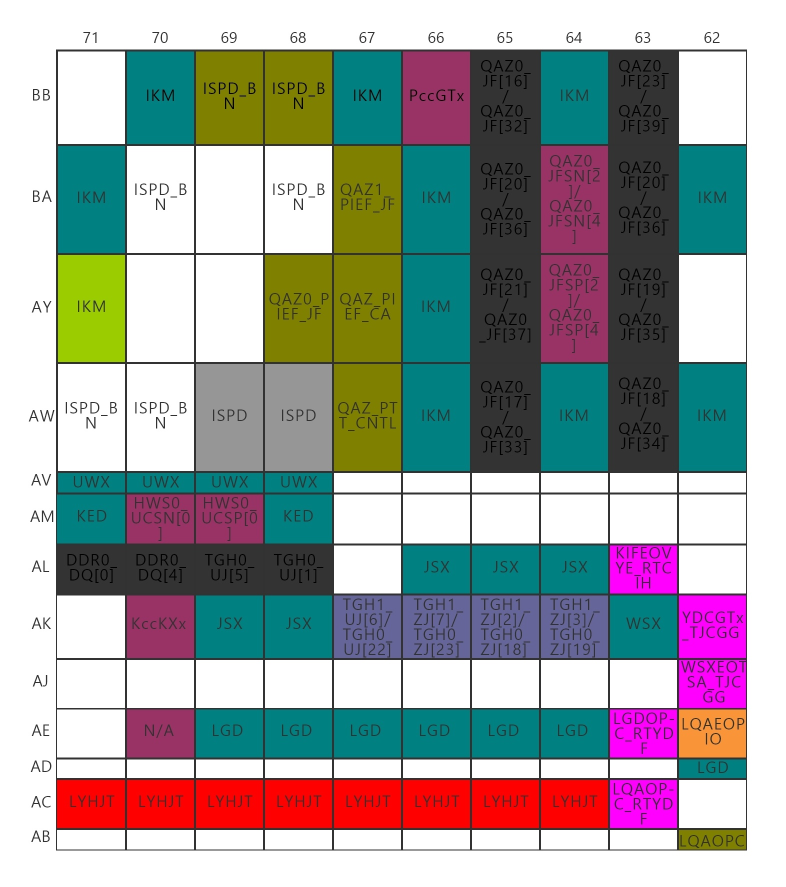
#> input picture 整理/image/FPK_03.jpg, 1572 x 1773 px, given in place of FPK_03.jpg.jpg, which was not available (shown at 1/2 size)
$ python test.py
#> lines starting #> are read from the running program, lines starting #| are printed output that depends on the picture
import numpy as np
import json
import cv2
import shapely
import os
import argparse
import csv
from shapely.geometry import Polygon,MultiPoint  #多边形
# [41 lines left out: functions countIOU, countIOURect, readTxt, drawPolys, not called in this run]
def polysTorects(polys):
    # print(polys)
    return [[poly[0], poly[1], poly[4], poly[5]] for poly in polys]
def rectsTopolys(rects):
    return [[rect[0], rect[1], rect[2], rect[1],
             rect[2], rect[3], rect[0], rect[3]] for rect in rects]
# [7 lines left out: function drawRects, not called in this run]

def countAcc(PreFlooders, GTFlooders, iouThreshold=0.5):
#> called with PreFlooders = 'EAST-Result-rulebase', GTFlooders = '../groundtruth/margeBlock/', iouThreshold = 0.5
    for GTFlooderName in os.listdir(GTFlooders):
        print(GTFlooderName, end="\r")
        GTPath = os.path.join(GTFlooders, GTFlooderName)

        ImgPath = os.path.join(GTPath, GTFlooderName + ".jpg")
        GTTxtPath = os.path.join(GTPath, GTFlooderName + ".txt")
        classNamePath = os.path.join(GTPath, "classes.txt")

        predictPath = os.path.join(PreFlooders, GTFlooderName + ".json")
        savePath = os.path.join(PreFlooders, GTFlooderName + ".png")

        image = cv2.imread(ImgPath)
#> image is the input picture: shape (1773, 1572, 3); mean B, G, R 159.8, 160.5, 157.6
        image = cv2.cvtColor(image, cv2.COLOR_BGR2GRAY)
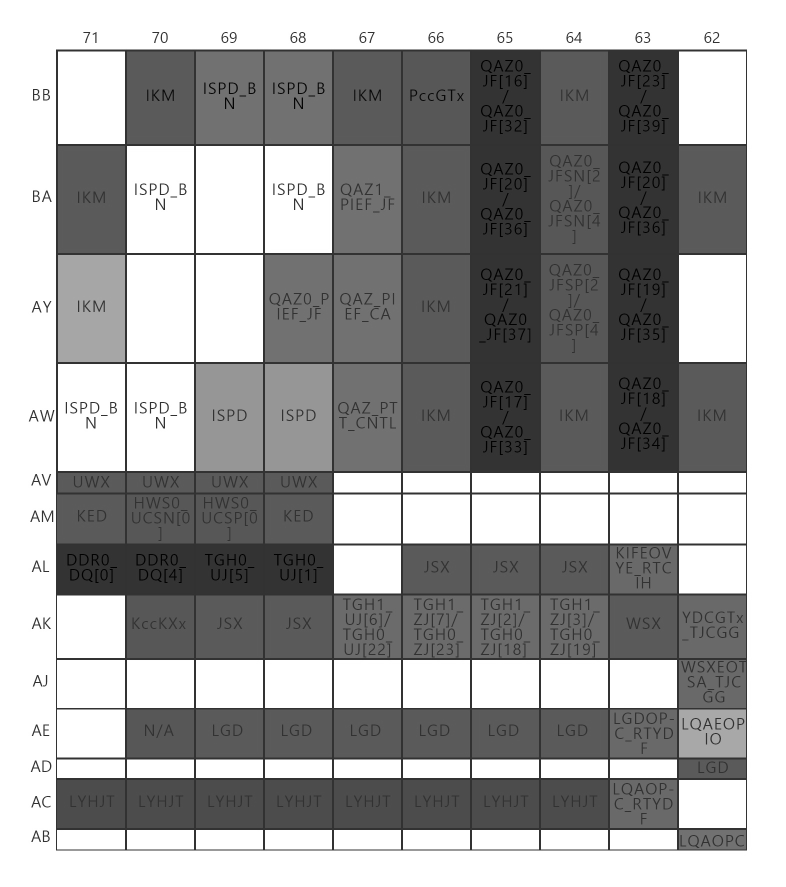
#> image: shape (1773, 1572) (shown at 1/2 size); min 0, max 255, mean 159.5
        image = cv2.cvtColor(image, cv2.COLOR_GRAY2BGR)
#> image: shape (1773, 1572, 3)

        # print(imagePreMask)
        # predictPolys = readTxt(predictPath)
#> (the run stopped early here; a loop or call above may not have finished)

$ run again, on 整理/image/FPK_04.jpg
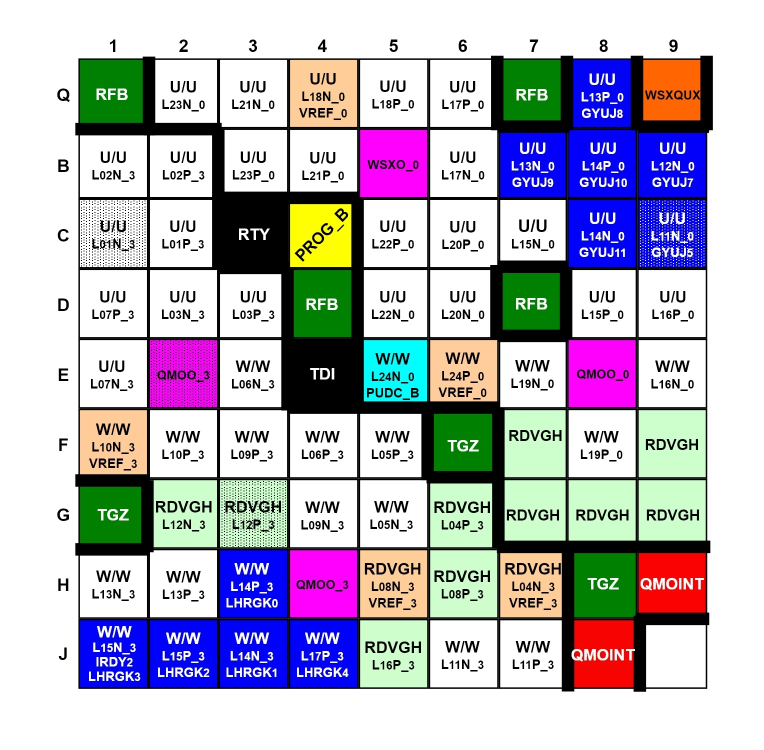
#> input picture 整理/image/FPK_04.jpg, 1528 x 1500 px, given in place of FPK_04.jpg.jpg, which was not available (shown at 1/2 size)
#> in countAcc, image is the input picture: shape (1500, 1528, 3); mean B, G, R 192.2, 179.9, 182.7
#> in countAcc, `image = cv2.cvtColor(image, cv2.COLOR_BGR2GRAY)`:
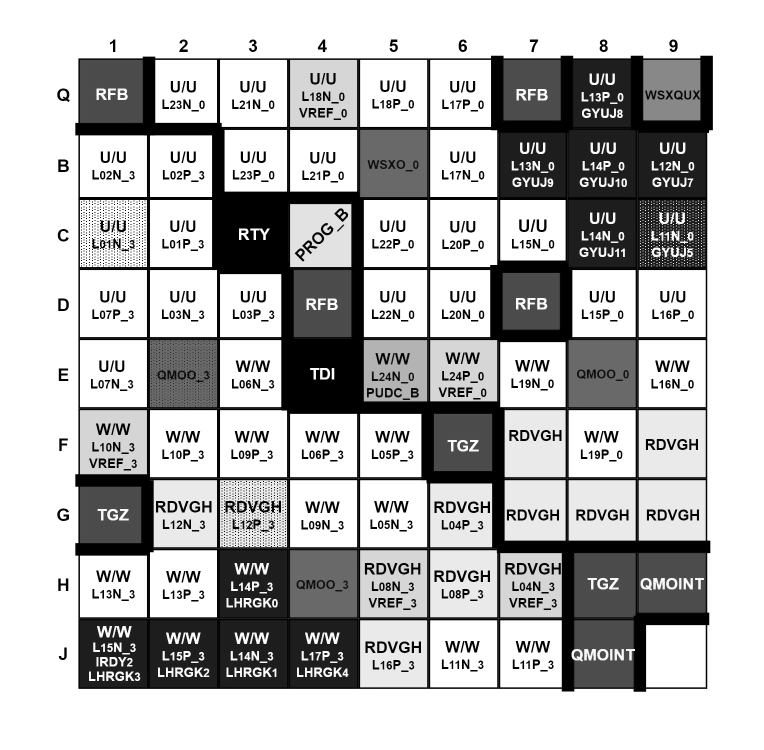
#> image: shape (1500, 1528) (shown at 1/2 size); min 0, max 255, mean 182.1
